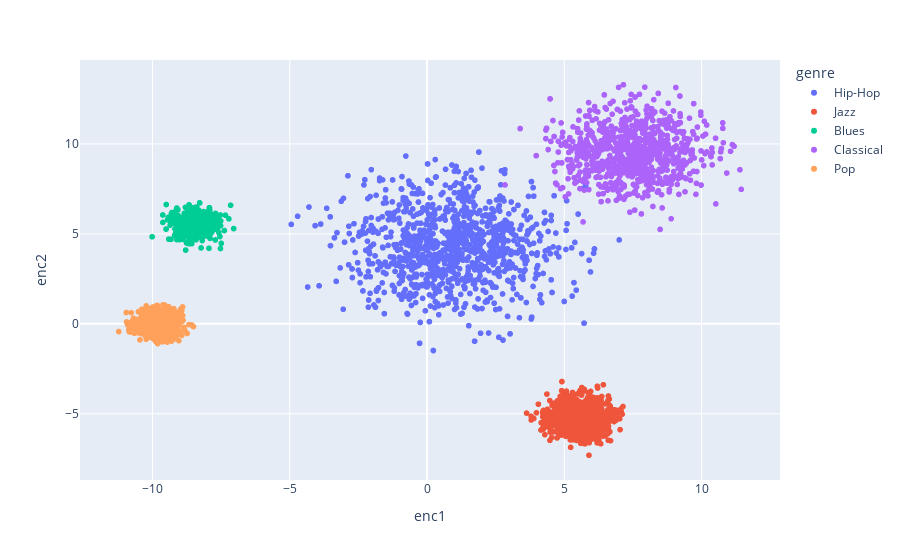

The notebook cell this image was saved under:
### Code cell
px.scatter(data_frame=dataframe,x='enc1',y='enc2',color='genre')

### Figure 1 — Plotly figure (JSON) as saved in the notebook; plotly's stock layout.template omitted (floating-point values rounded to 4 significant figures; data arrays with more than 128 entries replaced by an {"elided": "..."} marker saying what was removed)
{"data": [{"hovertemplate": "genre=Hip-Hop<br>enc1=%{x}<br>enc2=%{y}<extra></extra>", "legendgroup": "Hip-Hop", "marker": {"color": "#636efa", "symbol": "circle"}, "mode": "markers", "name": "Hip-Hop", "showlegend": true, "type": "scattergl", "x": {"elided": "1510 float values"}, "xaxis": "x", "y": {"elided": "1510 float values"}, "yaxis": "y"}, {"hovertemplate": "genre=Jazz<br>enc1=%{x}<br>enc2=%{y}<extra></extra>", "legendgroup": "Jazz", "marker": {"color": "#EF553B", "symbol": "circle"}, "mode": "markers", "name": "Jazz", "showlegend": true, "type": "scattergl", "x": {"elided": "1050 float values"}, "xaxis": "x", "y": {"elided": "1050 float values"}, "yaxis": "y"}, {"hovertemplate": "genre=Blues<br>enc1=%{x}<br>enc2=%{y}<extra></extra>", "legendgroup": "Blues", "marker": {"color": "#00cc96", "symbol": "circle"}, "mode": "markers", "name": "Blues", "showlegend": true, "type": "scattergl", "x": {"elided": "435 float values"}, "xaxis": "x", "y": {"elided": "435 float values"}, "yaxis": "y"}, {"hovertemplate": "genre=Classical<br>enc1=%{x}<br>enc2=%{y}<extra></extra>", "legendgroup": "Classical", "marker": {"color": "#ab63fa", "symbol": "circle"}, "mode": "markers", "name": "Classical", "showlegend": true, "type": "scattergl", "x": {"elided": "1040 float values"}, "xaxis": "x", "y": {"elided": "1040 float values"}, "yaxis": "y"}, {"hovertemplate": "genre=Pop<br>enc1=%{x}<br>enc2=%{y}<extra></extra>", "legendgroup": "Pop", "marker": {"color": "#FFA15A", "symbol": "circle"}, "mode": "markers", "name": "Pop", "showlegend": true, "type": "scattergl", "x": {"elided": "750 float values"}, "xaxis": "x", "y": {"elided": "750 float values"}, "yaxis": "y"}], "layout": {"legend": {"title": {"text": "genre"}, "tracegroupgap": 0}, "margin": {"t": 60}, "xaxis": {"anchor": "y", "domain": [0, 1], "title": {"text": "enc1"}}, "yaxis": {"anchor": "x", "domain": [0, 1], "title": {"text": "enc2"}}}}
